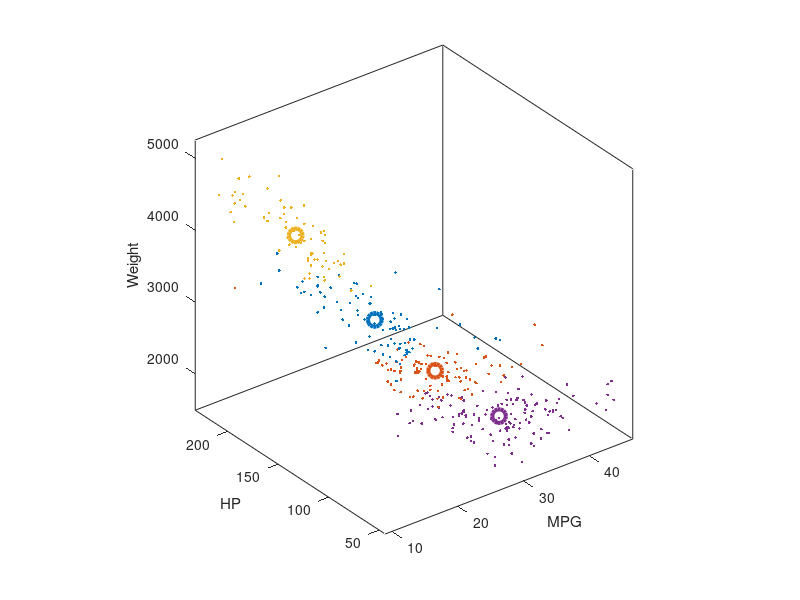

MATLAB code for this plot:
% m1 = importdata('./k-means/m1.txt');
% m2 = importdata('./k-means/m2.txt');
% 
% words = { 'USA' 'Russia' };
% 
% clusterData = [m1, m2];
% 
% [indexes, cds] = kmeans(clusterData, 2);
% 
% hold on
%  
% for i = 1:2
%     clust = find(indexes == i);
%     
%     x = clusterData(clust, 1);
%     y = clusterData(clust, 2);
%     
%     plot(x, y, 'o');
% end
% 
% plot(cds(:,1), cds(:,2), 'k*');
% 
% hold off
% 
% xlabel(words{1});
% ylabel(words{2});
% 
% grid on

load carbig.mat

X = horzcat(MPG, Horsepower, Weight);
X(sum(isnan(X), 2) == 1, :) = [];

K = 4;
[G,C] = kmeans(X, K, 'distance','sqEuclidean', 'start','sample');

clr = lines(K);
figure, hold on
scatter3(X(:,1), X(:,2), X(:,3), 36, clr(G,:), 'Marker','.')
scatter3(C(:,1), C(:,2), C(:,3), 100, clr, 'Marker','o', 'LineWidth',3)
hold off
view(3), axis vis3d, box on, rotate3d on
xlabel('MPG'), ylabel('HP'), zlabel('Weight') 